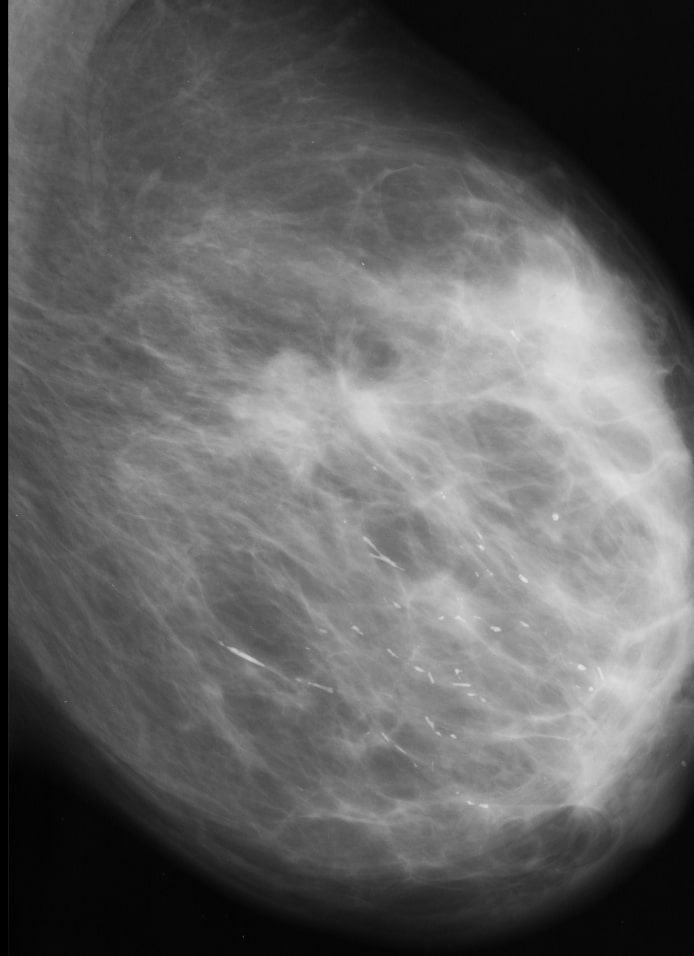
#> input picture trabalho 1/mama.jpg, 694 x 956 px
$ jupyter execute 'Trabalho 1 - Mamografia.ipynb'
#> lines starting #> are read from the running program, lines starting #| are printed output that depends on the picture
[cell 1]
# Alunos
# Adriner Maranho de Andrade
# Jorge Guilherme Kohn

import cv2

[cell 2]
import numpy as np

[cell 3]
from matplotlib import pyplot as plt

[cell 4]
img = cv2.imread('.//mama.jpg')
#> img is the input picture: shape (956, 694, 3); min 0, max 231, mean 98.1

[cell 5]
img = cv2.cvtColor(img, cv2.COLOR_BGR2GRAY)
#> img: shape (956, 694)

[cell 6]
plt.gray()

[cell 7]
plt.imshow(img)

[cell 8]
kernel = np.ones((5,5),np.uint8)

[cell 9]
abertura = cv2.morphologyEx(img, cv2.MORPH_OPEN, kernel)

[cell 10]
# Abertura

plt.imshow(abertura)

[cell 11]
top_hat_abertura = cv2.subtract(img, abertura)
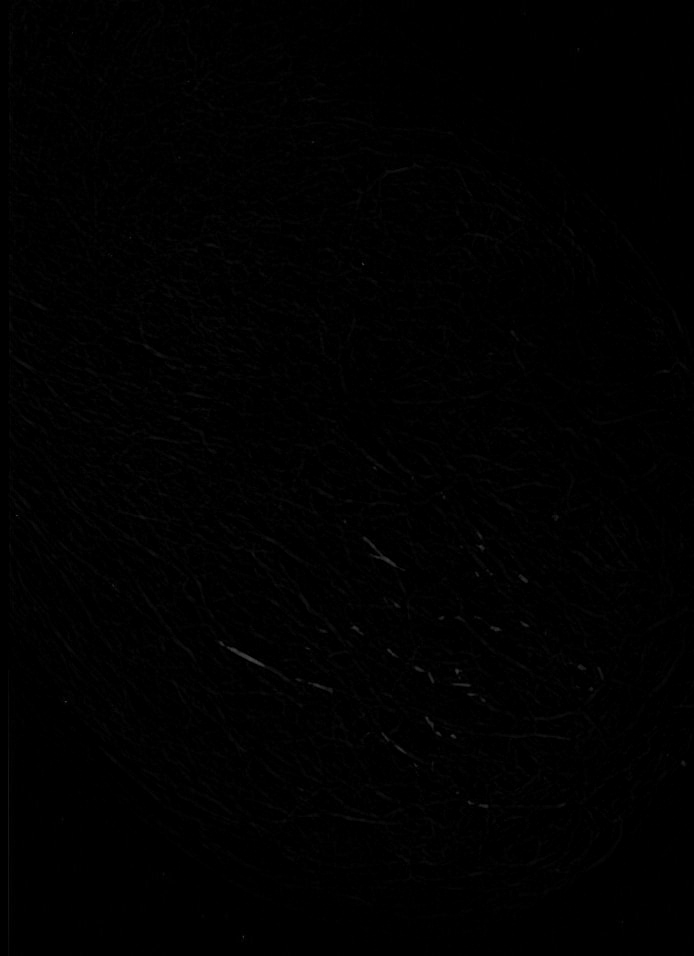
#> top_hat_abertura: shape (956, 694); min 0, max 73, mean 1.1

[cell 12]
# Top Hat Abertura

plt.imshow(top_hat_abertura)

[cell 13]
fechamento = cv2.morphologyEx(img, cv2.MORPH_CLOSE, kernel)

[cell 14]
# Fechamento

plt.imshow(fechamento)

[cell 15]
top_hat_fechamento = cv2.subtract(fechamento, img)
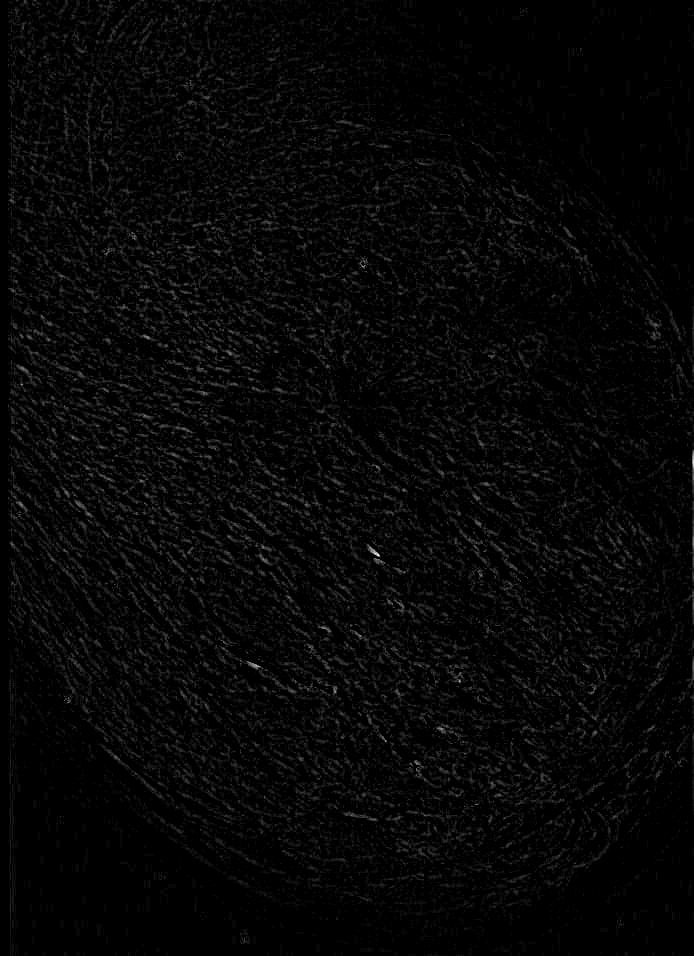
#> top_hat_fechamento: shape (956, 694); min 0, max 32, mean 0.9; drawn with min black and max white

[cell 16]
# Top Hat Fechamento

plt.imshow(top_hat_fechamento)

[cell 17]
contraste_morfologico = cv2.subtract(cv2.add(img, top_hat_abertura), top_hat_fechamento)

[cell 18]
# Contraste Morfológico

plt.imshow(contraste_morfologico)

[cell 19]
remocao_fundo = cv2.subtract(contraste_morfologico, img)

[cell 20]
# Após a remoção do fundo

plt.imshow(remocao_fundo)

[cell 21]
ret,threshold = cv2.threshold(remocao_fundo, 25, 255, cv2.THRESH_BINARY)
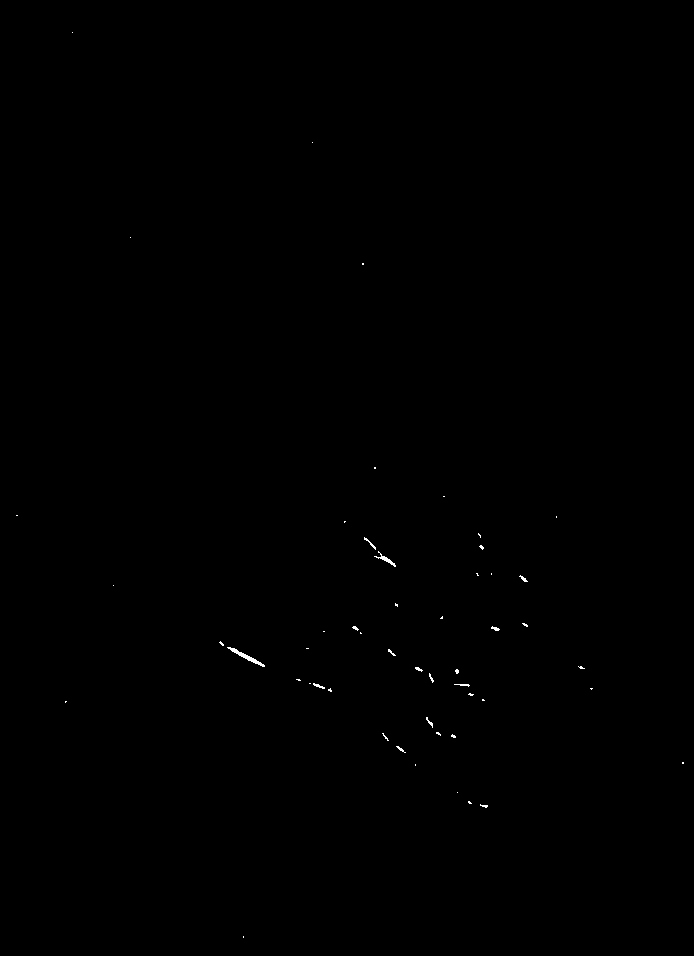
#> threshold: shape (956, 694); 0.11% white in thin lines or dots
